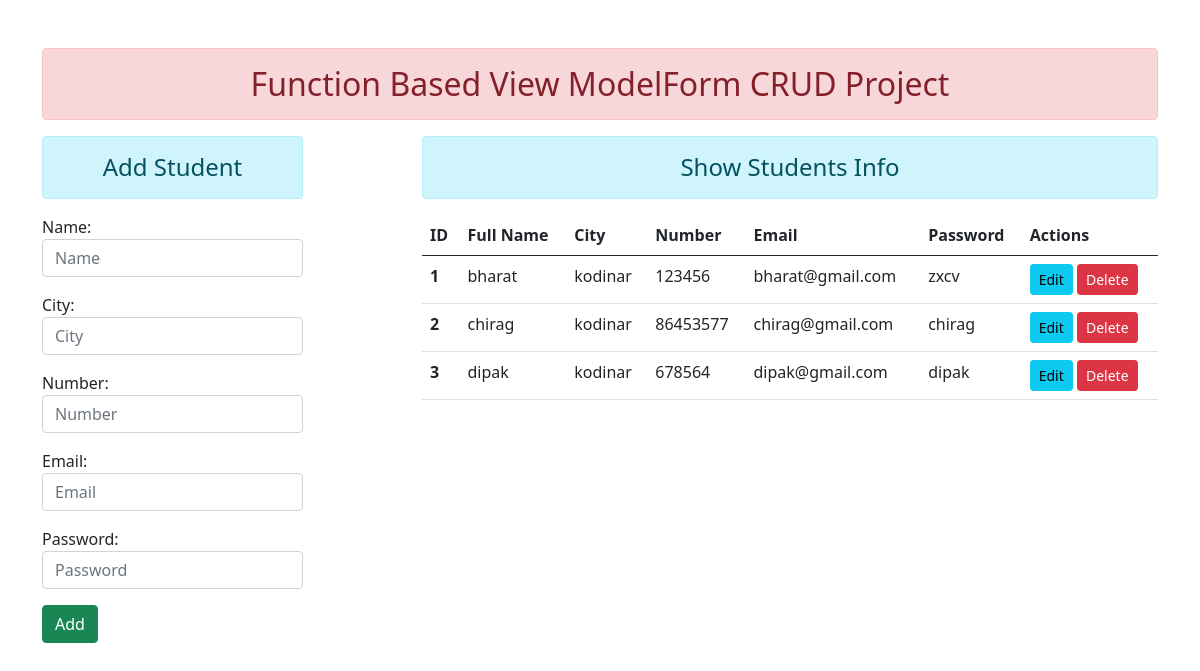
The page / on the database its author committed.
### students/models.py (models this page shows)
class Students(models.Model):
    name = models.CharField(max_length=100)
    city = models.CharField(max_length=200)
    number = models.IntegerField()
    email = models.EmailField(max_length=100)
    password = models.CharField(max_length=100)

### students/views.py (the view)
# urls.py: path('', views.add_show, name='Add Students'),
def add_show(request):
    if request.method == 'POST':
        fm = StudentForm(request.POST)
        if fm.is_valid():
           name = fm.cleaned_data['name']
           city = fm.cleaned_data['city']
           number = fm.cleaned_data['number']
           email = fm.cleaned_data['email']
           password = fm.cleaned_data['password']
           reg = Students(name=name, city=city, number=number, email=email, password=password)
           reg.save()
           fm = StudentForm()
    else:
        fm = StudentForm()
    stu = Students.objects.all()
    return render(request, 'main.html',{'form':fm, 'stu':stu})

### students/forms.py
class StudentForm(forms.ModelForm):
    class Meta:
        model = Students
        fields = ['name', 'city', 'number', 'email', 'password']
        widgets = {
            'name': forms.TextInput(attrs={'class': 'form-control', 'placeholder': 'Name'}),
            'city': forms.TextInput(attrs={'class': 'form-control','placeholder': 'City'}),
            'number': forms.TextInput(attrs={'class': 'form-control','placeholder': 'Number'}),
            'email': forms.EmailInput(attrs={'class': 'form-control','placeholder': 'Email'}),
            'password': forms.PasswordInput(render_value=True, attrs={'class': 'form-control','placeholder': 'Password'}),
        }

### students/templates/main.html (shortened to what this page needs)
{% extends 'base.html' %}
{% block content %}
<div class="row">
    <div class="col-sm-3">
        <h4 class="text-center alert alert-info">Add Student</h4>
        <form action="" method="POST">
            {{form.as_p}}
            <input type="submit" value="Add" class="btn btn-success">
        </form>
    </div>
    <div class="col-sm-8 offset-1">
        <h4 class="text-center alert alert-info">Show Students Info</h4>
        {% if stu %}
        <table class="table table-hover">
            <thead>
                <tr>
                    <th scope="col">ID</th>
                    <th scope="col">Full Name</th>
                    <th scope="col">City</th>
                    <th scope="col">Number</th>
                    <th scope="col">Email</th>
                    <th scope="col">Password</th>
                    <th scope="col">Actions</th>
                </tr>
            </thead>
            <tbody>
                {% for s in stu %}
                <tr>
                    <th scope="row">{{forloop.counter}}</th>
                    <td>{{s.name}}</td>
                    <td>{{s.city}}</td>
                    <td>{{s.number}}</td>
                    <td>{{s.email}}</td>
                    <td>{{s.password}}</td>
                    <td>
                        <a class="btn btn-info btn-sm" href="{% url 'updatedata' s.id %}">Edit</a>
                        <form action="{% url 'deletedata' s.id %}" method="post" class="d-inline">
                            <input type="submit" value="Delete" class="btn btn-danger btn-sm">
                        </form>
                    </td>
                </tr>
                {% endfor %}
            </tbody>
        </table>
        {% else %}
        <h4 class="text-center alert alert-warning">No Record</h4>
        {% endif %}
    </div>
</div>
{% endblock content %}

### students/templates/base.html (shortened to what this page needs)
<!DOCTYPE html>
<html lang="en">
{% load static %}
<head>
    <link rel="stylesheet" href="{% static 'css/bootstrap.css' %}">
</head>
<body>
    <div class="container mt-5">
        <h2 class="text-center alert alert-danger">Function Based View ModelForm CRUD Project</h2>
        {% block content %}
        {% endblock content %}
    </div>
</body>
</html>

### rows shown on the page
Students: name "bharat", city "kodinar", number "123456", email "bharat@gmail.com", password "zxcv"
Students: name "chirag", city "kodinar", number "86453577", email "chirag@gmail.com", password "chirag"
Students: name "dipak", city "kodinar", number "678564", email "dipak@gmail.com", password "dipak"
